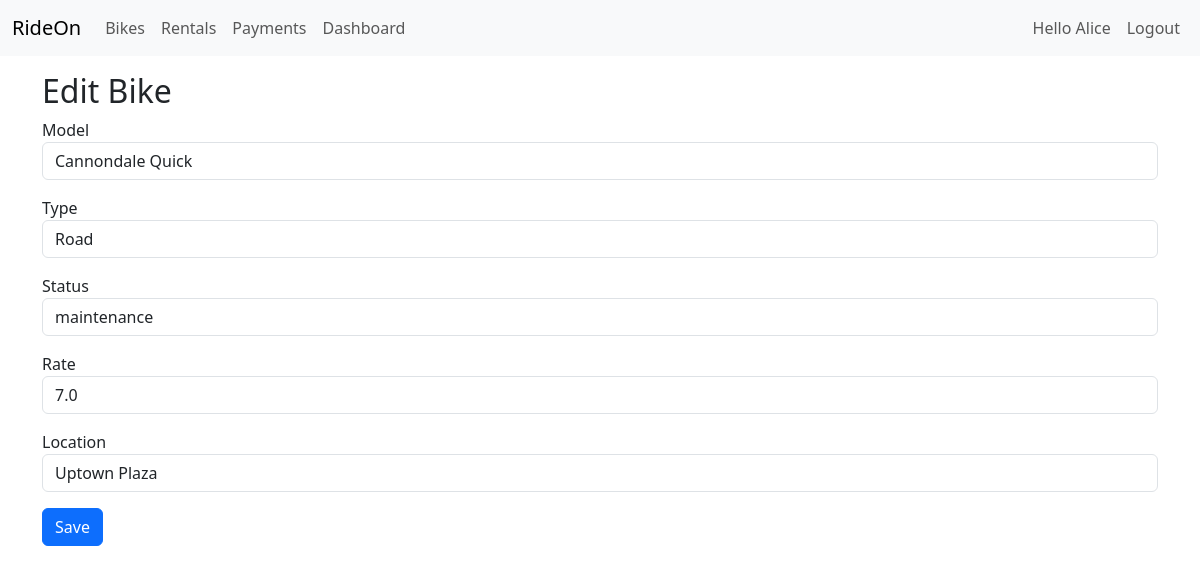
Page /bikes/edit/4 (signed in) on the committed database.
### app.py (models this page shows, shortened)
class Customer(db.Model, UserMixin):
    __tablename__ = 'customers'
    customer_id = db.Column(db.Integer, primary_key=True)
    first_name = db.Column(db.String(80))
    last_name = db.Column(db.String(80))
    email = db.Column(db.String(120), unique=True, nullable=False)
    phone = db.Column(db.String(20))
    password_hash = db.Column(db.String(255), nullable=False)

class Bike(db.Model):
    __tablename__ = 'bikes'
    bike_id = db.Column(db.Integer, primary_key=True)
    model = db.Column(db.String(120))
    type = db.Column(db.String(80))
    status = db.Column(db.String(40))
    rental_rate = db.Column(db.Float)
    location_id = db.Column(db.Integer, db.ForeignKey('locations.location_id'))

class Location(db.Model):
    __tablename__ = 'locations'
    location_id = db.Column(db.Integer, primary_key=True)
    location_name = db.Column(db.String(120))
    address = db.Column(db.String(255))

### app.py (the view)
@app.route('/bikes/edit/<int:bike_id>', methods=['GET','POST'])
@login_required
def edit_bike(bike_id):
    b = Bike.query.get_or_404(bike_id)
    if request.method == 'POST':
        b.model = request.form['model']; b.type = request.form['type']
        b.status = request.form['status']; b.rental_rate = float(request.form['rental_rate'] or 0)
        b.location_id = int(request.form.get('location_id') or 0)
        db.session.commit(); flash('Bike updated', 'success'); return redirect(url_for('bikes'))
    locs = Location.query.all(); return render_template('bike_edit.html', bike=b, locations=locs)

### app.py (called while the page is built)
@login_manager.user_loader
def load_user(user_id):
    return Customer.query.get(int(user_id))

### templates/bike_edit.html
{% extends "base.html" %}{% block content %}<h2>{% if bike %}Edit{% else %}Create{% endif %} Bike</h2>
<form method="post"><div class="mb-3"><label>Model</label><input class="form-control" name="model" value="{{ bike.model if bike else '' }}"></div>
<div class="mb-3"><label>Type</label><input class="form-control" name="type" value="{{ bike.type if bike else '' }}"></div>
<div class="mb-3"><label>Status</label><input class="form-control" name="status" value="{{ bike.status if bike else 'available' }}"></div>
<div class="mb-3"><label>Rate</label><input class="form-control" name="rental_rate" value="{{ bike.rental_rate if bike else '' }}"></div>
<div class="mb-3"><label>Location</label><select class="form-control" name="location_id"><option value="">--select--</option>{% for l in locations %}<option value="{{ l.location_id }}" {% if bike and bike.location_id==l.location_id %}selected{% endif %}>{{ l.location_name }}</option>{% endfor %}</select></div>
<button class="btn btn-primary">Save</button></form>{% endblock %}

### templates/base.html (shortened to what this page needs)
<!doctype html>
<html>
  <head>
    <link href="https://cdn.jsdelivr.net/npm/bootstrap@5.3.0/dist/css/bootstrap.min.css" rel="stylesheet">
  </head>
  <body>
    <nav class="navbar navbar-expand-lg navbar-light bg-light mb-3">
      <div class="container-fluid">
        <a class="navbar-brand" href="{{ url_for('bikes') }}">RideOn</a>
        <div class="collapse navbar-collapse">
          <ul class="navbar-nav me-auto mb-2 mb-lg-0">
            {% if current_user.is_authenticated %}
            <li class="nav-item"><a class="nav-link" href="{{ url_for('bikes') }}">Bikes</a></li>
            <li class="nav-item"><a class="nav-link" href="{{ url_for('rentals_list') }}">Rentals</a></li>
            <li class="nav-item"><a class="nav-link" href="{{ url_for('payments_list') }}">Payments</a></li>
            <li class="nav-item"><a class="nav-link" href="{{ url_for('dashboard') }}">Dashboard</a></li>
            {% endif %}
          </ul>
          <ul class="navbar-nav ms-auto">
            {% if current_user.is_authenticated %}
              <li class="nav-item"><span class="nav-link">Hello {{ current_user.first_name }}</span></li>
              <li class="nav-item"><a class="nav-link" href="{{ url_for('logout') }}">Logout</a></li>
            {% else %}
              <li class="nav-item"><a class="nav-link" href="{{ url_for('login') }}">Login</a></li>
              <li class="nav-item"><a class="nav-link" href="{{ url_for('register') }}">Register</a></li>
            {% endif %}
          </ul>
        </div>
      </div>
    </nav>
    <div class="container">
      {% block content %}{% endblock %}
    </div>
  </body>
</html>

### rows in the picture
Customer: first_name "Alice"
Bike: model "Cannondale Quick", type "Road", status "maintenance", rental_rate "7.0", location_id "Uptown Plaza"
